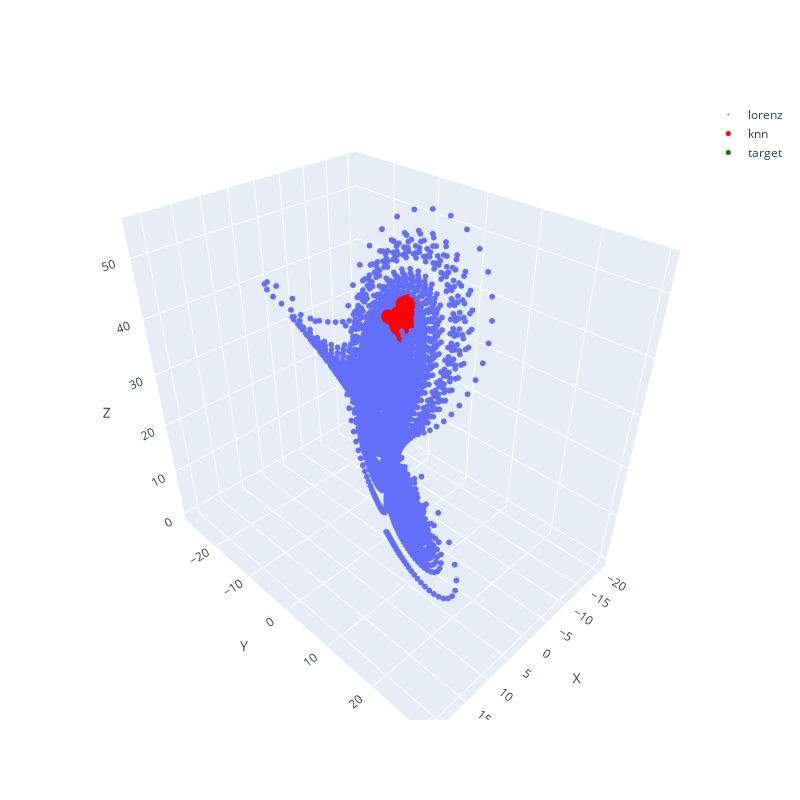

The notebook cell this image was saved under:
### Code cell
r, x = generate.lorenz(sigma, rho, beta, X0, dt, t_max)

x = Tensor(x, dtype=dtypes.float32)
index = 300
k = 100

D = pairwise_distance(x)
indices, _ = topk(D[index].numpy(), k + 1, largest=False)
indices = indices[1:]

layout = go.Layout(
    scene=dict(xaxis=dict(title="X"), yaxis=dict(title="Y"), zaxis=dict(title="Z")),
    width=800,
    height=800,
)

x = x.numpy()

data = [
    go.Scatter3d(
        name="lorenz",
        x=x[:, 0],
        y=x[:, 1],
        z=x[:, 2],
        mode="markers",
        marker=dict(size=2),
    ),
    go.Scatter3d(
        name="knn",
        x=x[indices][:, 0],
        y=x[indices][:, 1],
        z=x[indices][:, 2],
        mode="markers",
        marker=dict(size=5, color="red"),
    ),
    go.Scatter3d(
        name="target",
        x=[x[index][0]],
        y=[x[index][1]],
        z=[x[index][2]],
        mode="markers",
        marker=dict(size=5, color="green"),
    ),
]

fig = go.Figure(data=data, layout=layout)
fig.show()

### Figure 1 — Plotly figure (JSON) as saved in the notebook; plotly's stock layout.template omitted (floating-point values rounded to 4 significant figures; data arrays with more than 128 entries replaced by an {"elided": "..."} marker saying what was removed)
{"data": [{"marker": {"size": 2}, "mode": "markers", "name": "lorenz", "type": "scatter3d", "x": {"elided": "10000 float values"}, "y": {"elided": "10000 float values"}, "z": {"elided": "10000 float values"}}, {"marker": {"color": "red", "size": 5}, "mode": "markers", "name": "knn", "type": "scatter3d", "x": [-11.73, -11.6, -11.37, -11.77, -12.01, -12.15, -11.29, -12.13, -11.23, -11.59, -11.26, -11.14, -12.11, -12.18, -10.93, -12.31, -12.59, -11.28, -10.83, -12.1, -12.55, -10.93, -12.04, -11.23, -12.65, -12.33, -10.89, -12.35, -11.0, -9.918, -12.46, -12.49, -12.78, -11.64, -11.89, -9.722, -11.77, -11.56, -12.81, -11.31, -11.58, -10.85, -10.78, -11.53, -12.45, -11.17, -12.74, -12.21, -10.64, -10.54, -11.07, -10.76, -11.76, -10.9, -12.94, -11.9, -10.87, -10.04, -10.5, -12.97, -10.73, -11.47, -10.62, -11.19, -11.16, -12.99, -10.5, -9.462, -10.57, -10.38, -10.54, -12.87, -11.44, -10.43, -11.35, -13.04, -11.57, -12.32, -10.4, -12.37, -12.55, -13.18, -10.25, -11.82, -11.77, -13.08, -11.6, -13.16, -13.21, -11.41, -11.44, -12.13, -12.62, -11.16, -11.03, -10.08, -10.2, -10.12, -10.17, -10.95], "y": [-6.975, -6.941, -6.897, -7.822, -7.936, -8.007, -6.241, -8.221, -7.16, -8.011, -5.983, -5.987, -6.608, -6.721, -6.011, -6.847, -7.815, -7.804, -6.341, -8.766, -7.486, -7.03, -6.263, -7.775, -7.938, -6.693, -7.014, -8.947, -7.454, -7.956, -6.848, -9.055, -8.096, -5.557, -8.874, -7.127, -5.648, -5.457, -7.965, -8.198, -8.596, -7.291, -5.325, -8.554, -9.237, -8.011, -7.425, -6.127, -6.732, -6.287, -7.911, -7.209, -5.476, -7.577, -8.148, -5.598, -7.541, -8.809, -6.285, -8.74, -5.054, -5.106, -5.093, -8.278, -8.238, -9.044, -6.597, -6.337, -6.895, -5.571, -6.863, -7.316, -8.742, -5.183, -8.626, -9.173, -8.95, -5.96, -6.533, -9.704, -6.29, -8.758, -6.047, -9.385, -9.331, -7.69, -4.9, -9.36, -9.255, -8.941, -8.984, -9.729, -9.949, -4.529, -4.473, -9.671, -6.247, -5.592, -6.219, -4.387], "z": [35.86, 35.63, 35.18, 35.2, 35.62, 35.84, 35.57, 35.62, 34.65, 34.65, 35.72, 35.48, 36.96, 37.01, 35.03, 37.18, 36.96, 34.18, 34.53, 35.07, 37.14, 34.14, 37.09, 34.09, 36.99, 37.33, 34.05, 35.46, 33.88, 35.55, 37.48, 35.66, 37.14, 36.84, 34.51, 35.39, 37.03, 36.78, 37.3, 33.86, 34.09, 33.72, 35.32, 34.01, 35.42, 33.73, 37.6, 37.54, 33.8, 34.0, 33.63, 33.61, 37.16, 33.56, 37.42, 37.33, 33.54, 35.62, 33.91, 37.0, 35.44, 36.86, 35.2, 33.52, 33.51, 36.77, 33.62, 35.14, 33.49, 34.3, 33.46, 37.97, 33.63, 34.75, 33.54, 36.77, 33.72, 37.9, 33.49, 34.8, 38.1, 37.45, 33.62, 33.88, 33.81, 38.11, 37.29, 36.89, 37.07, 33.38, 33.39, 34.24, 35.15, 36.71, 36.5, 35.59, 33.32, 33.76, 33.29, 36.43]}, {"marker": {"color": "green", "size": 5}, "mode": "markers", "name": "target", "type": "scatter3d", "x": [-11.74], "y": [-7.214], "z": [35.67]}], "layout": {"height": 800, "scene": {"xaxis": {"title": {"text": "X"}}, "yaxis": {"title": {"text": "Y"}}, "zaxis": {"title": {"text": "Z"}}}, "width": 800}}
